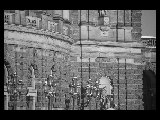
%> input picture homework #3/set_1/1.1.png, 160 x 120 px
$ octave KLT.m   (GNU Octave 9; MATLAB toolbox functions it lacks are replaced by stand-ins)
%> lines starting %> are read from the running program, lines starting %| are printed output that depends on the picture
### homework #3/RMSE.m
function f = RMSE(h1,h2)
% RMSE return RMSE
% input must be a imagehandle
% image fusion evaluate parameter
% The difference between the fused image and the standard image,
% the smaller the difference, the closer the fused image is to the standard image

s = size(size(h1));
if s(2) == 2
    f1 = h1;
    f2 = h2;
else
    f1 = rgb2gray(h1);
    f2 = rgb2gray(h2);
end
G1 = double(f1);
G2 = double(f2);
[m1,n1] = size(G1);
[m2,n2] = size(G2);
m = min(m1,m2);
n = min(n1,n2);
c = 0;
for i = 1:m
    for j = 1:n
        w = G1(i,j)-G2(i,j);
        c = c+w^2;
    end
end
f = sqrt(c/(m*n));

### homework #3/KLT.m
clc;
close all;

% Select the source image
[FileName, PathName, FilterIndex] = uigetfile('.png','Please select the image');
%> the answer given: set_1/1.1.png
f = imread([PathName, FileName]);
%> f is the input picture: size 120x160 uint8; min 0, max 254, mean 95.9

% Use K-L Transform to compress the image
f = im2double(f);
%> f: size 120x160 double
y = [];
[m, n] = size(f);
%> m = 120; n = 160

% Split the image and expand the 10*10 image block into a 1*100 vector.
% The K-L transform transformation matrix is only related to the dimension,
% so only 100*100 transformation matrix is needed.
for i = 1:m/10
    for j = 1:n/10
        ii = (i-1)*10+1;
        jj = (j-1)*10+1;
        y_append = reshape(f(ii:ii+9, jj:jj+9), 1, 100);  % Divide the image into small pieces of 10*10
        y = [y; y_append];
    end
end
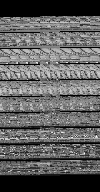
%> y: size 192x100 double; min 0, max 0.996, mean 0.376; mean of the top-left, top-right, bottom-left and bottom-right quarters 0.423, 0.424, 0.33, 0.327

% K-L Transform
[coeff, score, latent] = pca(y);
%> latent = 100 values, max 4.25 at index 1, min 0.000195 at index 100, mean 0.0584

% Extract coefficients
k100 = y*coeff;

k5 = k100;
k20 = k100;
k10 = k100;
% Keep different coefferents
k5(:,6:100) = 0;
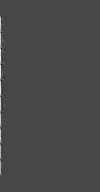
%> k5: size 192x100 double; min -2.67, max 6.91, mean 0.038; drawn with min black and max white
k20(:,21:100) = 0;
k10(:,11:100) = 0;

% Inverse K-L Transform
k5_inverse = k5*coeff';
k20_inverse = k20*coeff';
k10_inverse = k10*coeff';
k100_inverse = k100*coeff';
k=1;

% Reconstruct Image
for i = 1:m/10
    for j = 1:n/10
        y1 = reshape(k5_inverse(k,1:100), 10, 10);
        y2 = reshape(k20_inverse(k,1:100), 10, 10);
        y3 = reshape(k10_inverse(k,1:100), 10, 10);
        y4 = reshape(k100_inverse(k,1:100), 10, 10);
        ii = (i-1)*10+1;
        jj = (j-1)*10+1;
        image1(ii:ii+9, jj:jj+9) = y1;
        image2(ii:ii+9, jj:jj+9) = y2;
        image3(ii:ii+9, jj:jj+9) = y3;
        image4(ii:ii+9, jj:jj+9) = y4;
        k = k+1;
    end
end
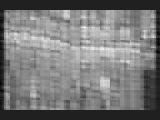
%> image1: size 120x160 double; min -0.136, max 0.943, mean 0.376; drawn with min black and max white
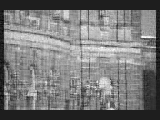
%> image2: size 120x160 double; min -0.129, max 0.937, mean 0.376; drawn with min black and max white
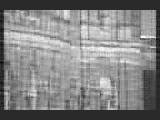
%> image3: size 120x160 double; min -0.181, max 0.895, mean 0.376; drawn with min black and max white
%> after the loop, k = 193

% Show the image
RMSE1 = RMSE(f, image1);
%> after the loop in RMSE, `for i = 1:m`: c = 170.2
%> in RMSE, `f = sqrt(c/(m*n));`: f = 0.0942
%> RMSE1 = 0.0942
RMSE2 = RMSE(f, image2);
%> RMSE2 = 0.0603
RMSE3 = RMSE(f, image3);
%> RMSE3 = 0.079
RMSE4 = RMSE(f, image4);
%> RMSE4 = 5.81e-16
subplot(1,5,1),imshow(f),title('Original');
subplot(1,5,2),imshow(image1),title(strcat(' top 5 coefficients-','RMSE:',num2str(RMSE1)));
subplot(1,5,3),imshow(image2),title(strcat('top 20 coefficients-','RMSE:',num2str(RMSE2)));
subplot(1,5,4),imshow(image3),title(strcat('top 10 coefficients-','RMSE:',num2str(RMSE3)));
%> after `imshow(image3)`:
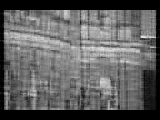
%> displayed picture: size 120x160, on the screen's scale of 0 to 255; min 0, max 228, mean 96
subplot(1,5,5),imshow(image4),title(strcat('top 100 coefficients-','RMSE:',num2str(RMSE4)));

$ run again, on homework #3/set_1/1.11.png
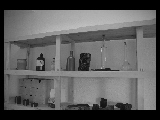
%> input picture homework #3/set_1/1.11.png, 160 x 120 px
%> f is the input picture: size 120x160 uint8; min 0, max 202, mean 93.5
%> latent = 100 values, max 4.02 at index 1, min 6.95e-06 at index 100, mean 0.0499
%> after the loop `for i = 1:m/10`:
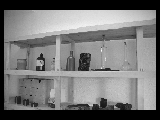
%> image4: size 120x160 double; min -1.59e-15, max 0.792, mean 0.367; drawn with min black and max white
%> after the loop `for i = 1:m/10`: k = 193
%> after the loop in RMSE, `for i = 1:m`: c = 36.37
%> in RMSE, `f = sqrt(c/(m*n));`: f = 0.0435
%> RMSE2 = 0.021
%> RMSE3 = 0.0314
%> RMSE4 = 5.44e-16
%> `imshow(image3)`:
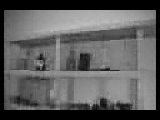
%> displayed picture: size 120x160, on the screen's scale of 0 to 255; min 0, max 195, mean 93.5

$ run again, on homework #3/set_1/1.12.png
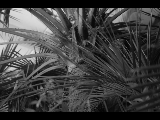
%> input picture homework #3/set_1/1.12.png, 160 x 120 px
%> f is the input picture: size 120x160 uint8; min 0, max 230, mean 64
%> after the loop `for i = 1:m/10`:
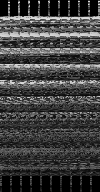
%> y: size 192x100 double; min 0, max 0.902, mean 0.251; mean of the top-left, top-right, bottom-left and bottom-right quarters 0.316, 0.298, 0.197, 0.193
%> latent = 100 values, max 2.89 at index 1, min 0.000162 at index 100, mean 0.0417
%> after the loop `for i = 1:m/10`:
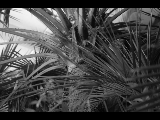
%> image4: size 120x160 double; min -1.45e-15, max 0.902, mean 0.251; drawn with min black and max white
%> after the loop `for i = 1:m/10`: k = 193
%> after the loop in RMSE, `for i = 1:m`: c = 138.5
%> in RMSE, `f = sqrt(c/(m*n));`: f = 0.0849
%> RMSE2 = 0.0533
%> RMSE3 = 0.0689
%> RMSE4 = 4.91e-16

$ run again, on homework #3/set_1/1.13.png
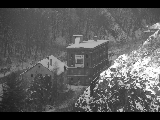
%> input picture homework #3/set_1/1.13.png, 160 x 120 px
%> f is the input picture: size 120x160 uint8; min 0, max 255, mean 89.5
%> after the loop `for i = 1:m/10`:
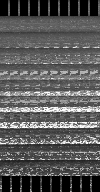
%> y: size 192x100 double; min 0, max 1, mean 0.351; mean of the top-left, top-right, bottom-left and bottom-right quarters 0.343, 0.352, 0.347, 0.362
%> latent = 100 values, max 3.35 at index 1, min 0.000101 at index 100, mean 0.0452
%> after the loop `for i = 1:m/10`:
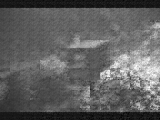
%> image3: size 120x160 double; min -0.119, max 1.12, mean 0.349; drawn with min black and max white
%> after the loop `for i = 1:m/10`: k = 193
%> after the loop in RMSE, `for i = 1:m`: c = 147.2
%> in RMSE, `f = sqrt(c/(m*n));`: f = 0.0876
%> RMSE2 = 0.0542
%> RMSE3 = 0.0715
%> RMSE4 = 6.25e-16
